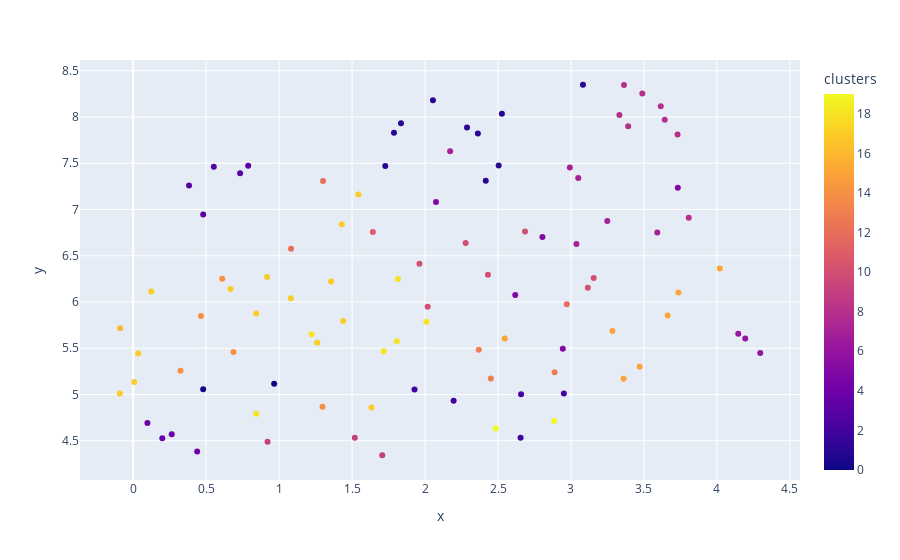

The code cell stored with this chart in its notebook:
### Code cell
from sklearn.decomposition import PCA
import matplotlib.pyplot as plt
import pandas as pd

#load encoded files
df = pd.read_parquet('df_2_clustered.parquet')

# pca = PCA(n_components=2, svd_solver='auto')
# pca_result = pca.fit_transform(df['text_vector_'].values.tolist())
# #display(df)

import umap

umap_embeddings = umap.UMAP(
    n_neighbors=22, 
    n_components=2, 
    metric='cosine'
).fit_transform(df['text_vector_'].values.tolist())

fig = plt.figure(figsize=(14, 8))
x = list(umap_embeddings[:,0])
y = list(umap_embeddings[:,1])
# x and y given as array_like objects

import plotly.express as px
fig = px.scatter(df, x=x, y=y, hover_name=df['Text'], color=df['clusters'])
fig.update_traces(textfont_size=22)
fig.show()

### Figure 1 — Plotly figure (JSON) as saved in the notebook; plotly's stock layout.template omitted (floating-point values rounded to 4 significant figures)
{"data": [{"hovertemplate": "<b>%{hovertext}</b><br><br>x=%{x}<br>y=%{y}<br>clusters=%{marker.color}<extra></extra>", "hovertext": ["COVID-19 vaccination is an important tool to help stop the pandemic.\r\nCDC recommends you get a COVID-19 vaccine as soon as you can.", "What You Need to Know\r\nCOVID-19 vaccines are available for everyone ages 5 years and older at no cost.\r\nVaccines were paid for with taxpayer dollars and will be given free of charge to all people living in the United States, regardless of insurance or immigration status. https://t.co/x2FE0Te79B", "North West rolls out COVID vaccines for five to 11 year-olds https://t.co/SNCoJisnak", "@JoeNBC Bring the attention to the part Republicans have played in the Covid pandemic. Vaccines have been available for one year. Biden can not make people take it thank you Supreme Court.Republicans own this!!", "GOP Lt. Gov. of Utah falsely suggests the Covid vaccine doesn’t work. I thought Covid disinformation wasn’t allowed, @TwitterSafety @TwitterSupport. https://t.co/DK8uElVyRN", "@eastrockpolitic First of all I’m not a Liberal - I’m a lifelong Conservative so you’re not as smart as you think. \r\nYour answer to vaccine mandates for schools is laughable. Same thing happens in the Military and it is to protect people, which is exactly what Covid vaccine mandates will do.", "UN-backed COVAX mechanism delivers its 1 billionth COVID-19 vaccine dose\r\nhttps://t.co/KMWlBjTg4B", "@MalcolmNance Do you think they fight for the front of the line to get covid vaccines now?", "Thrilled to see the work of @BarneyGrahamMD, a great scientist, mentor, and friend, that led to the #COVID vaccine featured @nytimes - he committed his life to saving so many lives through vaccines, and training the next generation to continue the work. https://t.co/W4mWFW3VBK https://t.co/P2soPzI0Z1", "\"She surely saw the irony in the fact that it was I, the vaccinated mask-wearer, rather than she, member of the resistance against both masks and vaccines, who had brought Covid to this place.\" Jamie Santa Cruz\r\nhttps://t.co/sCQtOFJrgr", "If I have natural immunity do I still need a COVID vaccine? Yes. \r\nhttps://t.co/Y74SigT5uJ", "Not isolating would spread covid infections, a mutant for every 2 persons infected. Vaccines are against covid-19, not mutants.  Fortunately, it’s effective against delta. The more mutants there are, the more difficult are covid-19 vaccines to stop mutants; needing a NEW vaccine. https://t.co/pqS1gz6xLk", "@eraqbjorn @johnsbig73 @Lija27 If myocarditis is a risk of both the vaccine &amp; virus guess which one I’d rather take my chances with for my kid?\r\n\r\nHe had no issues with either shot. His risk of complications from covid including myocarditis are greatly reduced.", "@Surfaqua @RestitutorOrien Ils nous préparent au virus #Marburg ,.soyez vigilant les personnes vaccinés, ils vous cibles en priorité car à cause des injections covid, il.est possible que vous ayez une diminution du système immunitaire", "@DigitalChick73 @yourcomradetony @POTUS I'm married to a medical researcher DR who lectures on this. \r\nCovid vaccines are all mRNA vaccines meaning do NOT have actual virus strain in them. They are immunity boosters to aid in fighting the virus, but you can still test+ as a carrier. 20X more deadly if unvaccinated.", "@KevinWyoming2 @KwaiChangCaine @Jessica45515948 @POTUS And I agree. I'm not fighting that.  What I AM fighting is these people who are screaming that Biden has not kept his promise to get COVID under control while screaming that they ain't getting the vaccine. Fine, they don't have to get it, but lay off Biden for not controlling it.", "@DanhoIsa @RealCandaceO That might be a good analogy.  I am 51 yrs old &amp; have been in 4 car accidents. (2major/2minor).  No air bag involved in any of them.  Survived them all.  You don't need an airbag to survive a car wreck.  You don't need a vaccine to survive Covid infection.", "Mom tested positive for covid got all 3 https://t.co/GPInqSTECc thanks vaccine 🤣🤯🤡", "@Tess112 @rbsralaw When   Biden became president he made Covid shots available to anyone who wants one.   Couldn’t get a shot under trump.  Anti vaxers are refusing the shot and refusing to wear masks.  They know that. Trump is playing the race card. Maybe now they will demand the vaccine.", "@NYSLabor Is there any jobs available I can work as in NYC that doesn’t require me for a Covid-19 vaccine (asking for a friend)", "@chelonien Oui il y avait sûrement des anti-vax dans le meeting et à coup sûr des anti pass sanitaire (moi &amp; triple vacciné☝🏼) et 100% de personnes qui pensent que la gestion de la crise COVID par Macron est calamiteuse. De là dire que JLM est anti-vax. Flemme 🥱", "@SeaShell00000 @Huntzee @Antipolitical_ @SuzanneWhitby5 @LiamFisherFez @VigilantFox Your bias prevents you from believing the ACTUAL facts &amp; instead distort what he said\r\n\r\nSome social media users claim the exec means the initial vax were “a failure” or that the vaccine does not protect against COVID. This is misleading, as his comments were specific about Omicron", "@KC40609600 @TipofSpear7 @molmccann Did you know that Covid-19 patients who are unvaccinated,  and contract Covid-19 are 4 at times higher risk at myocarditis? Far exceeds the vaccine risk.  Surely,  your research showed you this,  right?", "@RealCandaceO MAGAccusation shows confession once more. In case it wasn’t clear that they want us to die from COVID. \r\n\r\nPS if Candace wants to talk stats, let’s talk about the stats of vaccine side effects OR that 0.13% of 330M is less than our death toll\r\n\r\nOr how she hates old people", "@IExpressSports @shahidthejudge The French Sports Minister made those comments 7 January... The French Parliament approved tougher COVID vaccine restrictions yesterday that seemingly contradict her statements...\r\n\r\nhttps://t.co/QCs4lgvggt", "This is definitely my booster experience, with mine being on the more extreme side 😭 - \r\n\"Why are my lymph nodes swollen and sore after a Pfizer or Moderna COVID booster vaccine?\" https://t.co/VTGPTJ5IJH via @ABCaustralia", "@RyanAtRBM He’s done a lot of good things for australia. Sadly his views on covid and vaccines don’t align with our public health. Our government are shit for the way they have handled this whole event.", "#COVID #Covid_19 #vaccine #VaccinesWork #OmicronVariant #omicrom #BidenIsAFailure #CDC https://t.co/sPa5mZLpF7", "@HSchmerz7 @morningbrah Well the efficacy of the vaccines refers to preventing severe cases of COVID19, not transmissibility. And the less severe the case of covid, the less time a person is contagious and spreading the virus. The study states plainly that it was a limitation of their study, Thats good", "@janeruthsozo @jordanbpeterson @Ravarora1 I think the article @jordanbpeterson cited acknowledges that. The problem is the author claims that the vaccine is riskier than contracting COVID-19 for young males, which is not true. https://t.co/jsq2M7M76y", "For the record, got COVID last Saturday. By Wednesday, I was on the downslope of the illness. I guess all this vaccines from the Army kicked its arse...and of course, im vaxxed. 🙃😎", "@JoeBiden No I will never get the vaccine, I am 30 and healthy and ALREADY HAD COVID I WAS SICK FOR LIKE 3 DAYS. All that happened is I slept all day, oh the horror.", "@SenTedCruz Ted. Some of us would like the pandemic to be over.\r\n\r\nYou don't promote vaccines. You fight masks. \r\n\r\nIt feels a lot like your most important constituent is covid-19 instead of the people of Texas.", "I also found this podcast from last June about Dr. Kariko's role in developing the Covid vaccine fascinating and inspiring: https://t.co/w4V7QLSkt1 https://t.co/Djg0SyCQRE", "@POTUS Are you aware that literally zero religious exemptions have been approved in the US Air Force for our all volunteer force being forced to get COVID vaccines? A mandate is one thing but not allowing religious exceptions is unconstitutional.", "Science: \"Here's a vaccine specifically designed to help treat COVID and it's variants.\" \r\n\r\nDana White: \"Naw use these other things that may or may not work on it and take your chances.\" 🤦🏽♂️", "@eraqbjorn @johnsbig73 @Lija27 The myocarditis caused by the vaccines have been self limiting to a few days of rest at home &amp; generally resolves on its own. \r\n\r\nMyocarditis from covid is a different beast altogether. Often requires med intervention &amp; can result in long term damage.", "@calvinrobinson @NONONOEU Ok, fine, we’ll just specifically Zero in on Omicron-The Vaccine is not effective.\r\nNow that we’ve got that out the way, what variant are we now focusing on as the most prevalent of the Covid 19 variants? \r\n🧏🏽♂️Oh, Ok 👍🏽 thanks 🙏🏽 \r\nCarry on with what Vaccine mandates are targeting?", "Covid scientist are increasingly convinced the Omicron variant is acting as a natural vaccine for tens of millions of people around the world as most infected people have no or very mild symptoms, yet their bodies do produce full antibodies.\r\n\r\nhttps://t.co/FrtKIME7iz", "@richyonetwo @mattletiss7 It depends which science you are listening too, yes sure the scientists who are funded to push the vaccine will tell you its a good idea to take it. And everyone who I know who has had covid were fully vaccinated, all of my unjabbed friends have been completely fine. Just saying", "Supreme Court Upholds CMS COVID Vaccine Mandate https://t.co/ytI8zG4YCv | by @NJLlaw", "Why Does Rolling Stone Spread Misinformation About Covid and Vaccines?\r\n\"what was once an esteemed publication has sunk to smear tactics and become a mouthpiece for big pharma, and an enemy of open dialogue.\"\r\nPlease share on here and on other social media\r\nhttps://t.co/VRJN7VZFxm", "2 years in and they’re still trying to hide the origins of covid. What are they scared of? \r\n\r\n2 years in and everybody who has anybody who is not 100% pro vaccine is censored and banned. What are they scared of?", "@ScallyNancy Children have a greater risk of myocarditis from Covid than the vaccine. \r\n\r\nAbout 8 to 10 times higher risk. \r\n\r\nEven still its rare and typically resolves on its own.  \r\n\r\nhttps://t.co/w3l01pwccR", "MIT Research Scientist Says Kids Should Not Receive COVID Vaccines - I think it is “outrageous to be giving vaccines to young people because they have a very, very low risk of dying from COVID.” - Dr. Stephanie Seneff\r\nhttps://t.co/rDg3DNMbX9 via @BreitbartNews", "@LetsFishSmarter This is a really good discussion of the difficulties of predicting where covid is going and what vaccines do make for it: https://t.co/0q8LHXUZFP", "I am thinking about kids who will suffer from long Covid and possible heart attacks. \r\n\r\nDo the vaccine+booster really work? Like the virus is designed for the vaccine.", "Sì sicuramente. Storia già sentita. #Covid_19 #COVID #CovidVaccine #vaccinoobbligatorio #GreenpassObbligatorio #greenpass https://t.co/ipGe8q6MyZ", "Tomorrow at Dr. @alastanford Center for Health Equity (2001 W. Lehigh Ave.)!\r\n#CovidTesting #CovidVaccine #MLKDay  #phled https://t.co/aSMgwVgpKR", "@VolsBadaBings @Tennessee_Mojo Personally I’ve not had a vaccine. I’ve caught covid once with little side effects. My wife has been vaxxed and she’s caught it 3 separate times", "#Covid #Corona #Vaccine #Booster #Tsunami #Death\r\n\r\nhttps://t.co/ddJpGRzFsF", "“I have the vaccine and boosters but I still caught covid” 😂😂😂😂😂😂😂😂😂😂", "@Punchapalooza My 6 year old grandaughter has covid. Thank God she had the vaccine", "@pollockchas @FOX5Atlanta When my brother was hospitalized, the doctor then came to see him and said she would come to his house after he got out. At that time she would give him the covid vaccine. Sadly, my brother died in the hospital from Covid. I am vaxxed", "If you have a question about COVID-19 or the COVID-19 vaccine call the Aboriginal COVID info line on 1800 312 911. Open from 9am – 5pm, 7 days a week.\r\n\r\nYou can book your latest COVID-19 vaccine through your local ACCO, GP, pharmacist or state vaccination centre.\r\n\r\n#ProtectMob", "Supreme Court blocks Biden Covid vaccine mandate for businesses, allows health-care worker rule https://t.co/YmLVifaXEJ", "@SpeakOnIt9 Covid vaccine like flu vaccine mitigates illness from virus if a vaxed person contracts it.vaccinations protect overall community preventing virus from spreading/mutating to a more serious variant.Majority of fully vax won’t need therapeutics. Smokers pay more for health ins", "“Vaccine lessens your symptoms of covid” my uncles whole fam vaccinated and is doing horrible so fuck the vaccine.", "@lindaspatterson @dandinohill Experts? You mean charlatans like Dr. McCullough? Wherein episode 1747 he claims he loves vaccine so much he traveled to India to get extra vaccines, only to talk about how dangerous they are 30 minutes later? Or how one can't catch covid twice? Do you have any critical thinking?", "@AndrewAJH @PatsKarvelas Is there modelling for how schools opening might lead to another wave? What about boosters for teens? Vaccines for children? Air purifiers in every classroom (including secondary schools)...long COVID in kids and teens...", "@eraqbjorn @johnsbig73 @Lija27 I would care very about children suffering from blood clots &amp; myocarditis caused by vaccines IF they were caused by vaccines. \r\n\r\nBlood clots are a complication of covid. Omicron variant is more vascular in its effects.", "We vaccinate our kids to keep them safe and healthy from measles, mumps, rubella, polio, tetanus, diphtheria, etc. \r\n\r\nAdults get flu vaccines, tetanus, shingles, etc. \r\n\r\nThen a doofus &amp; his minions come along and politicize COVID vaccines that save lives. Is this patriotic?", "If this rampant capitalist profiteering or is the jury still out?\r\n\r\nYou take a vaccine for the flu and the likely hood is you won’t get it.\r\n\r\nYou take a vaccine for Covid, but you’ll still get infected.\r\n\r\n#auspol", "@SOFREP37167 @debimcq_debi @carolmswain @washingtonpost I never said there wasn’t staff out! I said, if you’ll pay attention, that only 1% is due to the vaccine mandate, which is negligible. There’s NOT enough clinical staff b/c of all  the non-vaxxed Covid patients; a problem with or without a mandate. Please read this again.", "Easy to read. Basics. \r\n\r\nHow Do We Know the COVID-19 Vaccine Won’t Have Long-Term Side Effects? https://t.co/LcM5FfglYb", "@Daphne999 @Francesco0996 Shhh go get your 5th booster! I just got covid that was my vaccine 😉 worst part was body aches! All back to normal now 😁", "@jordanbpeterson @Ravarora1 According to Reuters, studies showed myocarditis at a rate of 1 case out of every 23,800 individuals receiving Moderna vaccine, or about 42 cases per million. U.S. National Library of Medicine says its 450 per million for young males who contract COVID-19. https://t.co/6fQTGBdo5Q", "@th_arod @kaoconnor I am 68 years old with multiple comorbidities and got Covid. I am triple vaxxed and avoided the hospital and the morgue. Yes I thank the vaccine makers for not making covid a death sentence for me.", "@freak154267 @Sabrinabuizza @vpecresse @EmmanuelMacron @JLMelenchon Mais pourquoi vous préféreriez qu’ils soient vaccinés, puisque ça ne changerait rien sur la transmission du virus ? Et que de base, s’ils sont en bonne santé ils ne risquent rien qu’un nez qui coule ou un petit mal de tête avec ce Covid", "Never take investment advice from anyone who is afraid of both #COVID vaccines and nuclear power. Do trick them into gambling away their money.", "@AmutorM @MissAppB @CarmelSepuloni these is a random persons anecdote. myocarditis is significantly more likely after covid infection than any covid vaccination. the vaccine can cause myocarditis for the same reasons the virus can. it's a product of the immune response to covid-19.", "@finnegansmum @s_algorithm @TaylorEaland @badvaers You didn't cite that the risk was higher from vaccines than from Covid. Does your article say that?", "AP FACT CHECK: Trump seeds race animus with COVID falsehood\r\nThe former president made false and racist claims that white people were being denied the vaccine due to their race.\r\nTrump is Racist bigot. \r\n\r\nhttps://t.co/DlcAUNtwjC https://t.co/DIL4RGzXJt", "Adult-onset Still's Disease after BNT162b2 mRNA COVID-19 Vaccine.\r\n\r\n36 year old female- Pfizer BNT162B2/TOZINAMERAN \r\n\r\nhttps://t.co/shGEhTf9xy", "@e_galv you can look at numbers. With each strain vaccines have been less and less effective at letting you catch Covid. But what's been consistent is hospitalizations and deaths among vaccinated. Less for sure but still much less than unvaccinated", "@worth_ask @Jacob_Frey @MayorCarter @GovTimWalz If @Jacob_Frey and @MayorCarter were actually trying to reduce the spread of covid, then their vaccine mandate would be a puzzling choice. But reducing covid is not their goal.\r\n\r\nMaking citizens have passports is the goal, and covid is just a way to pretend there is a reason.", "@DarrenWalsh27 @CiaranK03397846 @daveirl I only know what's going on in UK hospitals. I'm explaining that what I know is compatible with what you're telling me about Irish hospitals, particularly when \"incidental COVID\" includes \"COVID aggravating the primary complaint, also prevented by COVID vaccines\".", "@_LawyerByDay_ Assuming the vaccine performs as intended/promised...which in COVID case has been a moving target and government has lied to the people from day 1", "@zeetubes @sammy44231 @mcfunny @DeckardJodi @ogilville1 @doritmi @SallyJiggles @SeamusMacSuibh1 @Willard1951 @richykirsh @JonathanHannah @tomsirolimus @kath2cats @PLHartungRN @skepticalprune @Fannyi5 @jallen1315 @45Kerri @BtotheC67 @JimeeLiberty @provaxtexan @volpiranyas @bibbydebob @doom37455413 @SkepticalMutant @raouldukeerik @J_EmpyreanGoals @TonyBaduy @MdRisette @andylumm @GotAntibods @IdunsDaughter @Alphae1978 @AbsoluteGnosis @MatthewNewell67 @ecoB85 @paco7320 @MeddlinMegs @RedSoxMVP @hubie_greiner @prog_r0k @DatGnarlyOldGuy @SergioVengeance @JRJHealey @_DrCJM_ @Awithonelison @sailor_man_dan @Monstercoyliar @tenebra99 @swedishchf \"is that death rates are up 40% over what they were pre-pandemic\"\r\n\r\nSo the deaths are from\r\n\r\n(1) the covid pandemic [my explanation]\r\n(2) the lockdowns [Zee]\r\n(3) the vaccine introduced a year+ into the pandemic [Zee]\r\n(4) Sith Force Chokeholds.", "Sup,local cluster! Eating eggtarts is a essential routine of daily lives in order to not go crazy during covid time, My owner once told me a story:  Sam, who is a  doctor, they  recognised the source of the outbreak, and they  invented the vaccine", "Pinker discusses how a species that developed vaccines for Covid 19 in less than a year produces so much fake news, medical quackery, and conspiracy. Listen to this engaging book to better understand how to be more rational.\r\n\r\n\r\nRationality: What It Is… https://t.co/vshFEeutY8 https://t.co/mmAxgb6nK1", "@DeckardJodi @zeetubes @kath2cats @richykirsh @AndrewLazarus4 @ogilville1 @doritmi @sammy44231 @SallyJiggles @SeamusMacSuibh1 @Willard1951 @JonathanHannah @tomsirolimus @PLHartungRN @skepticalprune @Fannyi5 @jallen1315 @45Kerri @mcfunny @BtotheC67 @JimeeLiberty @provaxtexan @volpiranyas @bibbydebob @doom37455413 @SkepticalMutant @raouldukeerik @J_EmpyreanGoals @TonyBaduy @MdRisette @andylumm @GotAntibods @IdunsDaughter @Alphae1978 @AbsoluteGnosis @MatthewNewell67 @ecoB85 @paco7320 @MeddlinMegs @RedSoxMVP @hubie_greiner @prog_r0k @DatGnarlyOldGuy @SergioVengeance @JRJHealey @_DrCJM_ @Awithonelison @sailor_man_dan @tenebra99 @swedishchf Thalidomide huh.\r\n\r\nWhat a completely wrong, pointless, silly analogy.\r\n\r\nThalidomide is WHY we have trials and supervision systems. The ones that have worked for Covid-19 vaccines &amp; demonstrated them (particularly the mRNA vaccines) to be incredibly safe. \r\n\r\nPlease try learning.", "@HSchmerz7 @morningbrah We also know don’t know the full risk of contracting COVID19 but most research indicates that the long term risk from catching COVID is higher than from the vaccine.", "BCG, HEP B both mandatory prior to NHS employment. Why are staff really so disgruntled about the covid vaccine? 🤷♂️ https://t.co/p1ziSXezzH", "@P_McCulloughMD how can I help my 22 yo daughter avoid taking a booster required by her university? She had covid last April between her two required vaccines and then again the first of this January.", "\"the past month has shown us we cannot live with unmitigated Covid-19. Vaccinations will not be enough. We need a ventilation 7 vaccine-plus strategy to avoid the disruptive epidemic cycle, to protect health &amp; economy, &amp; to regain a semblance of the life we all want\" Contrast⬇️ https://t.co/28ej1Ccwyr https://t.co/k640X29GNg", "Halting Progress and Happy Accidents: How mRNA Vaccines Were Made. The Covid vaccines manufactured by Pfizer-BioNTech and Moderna drew upon long-buried discoveries made in the hopes of ending past epidemics. Fascinating piece by @ginakolata @benjmueller https://t.co/OgUAQsXKup", "January 10, 2022\r\nCDC Director Rochelle Walensky said that #CovidVaccine is not effective at preventing transmission of the virus.\r\n\r\n#sundayvibes https://t.co/f8W7pHoK96 https://t.co/3EBQQ10SLx", "Three year old separated from her family over covid vaccine disagreement. https://t.co/ds9Q1pSMUr", "Three year old separated from her family over covid vaccine disagreement. https://t.co/vHUdzvL8JU", "Three year old separated from her family over covid vaccine disagreement. https://t.co/54nk50ABRU", "@nazirafzal @UkTruth2020 Heyup, is she talking about the PM? The one that thinks a week in hiding, will fool us all? The same one who's \"family member\" has Covid.? The same one who partied before we had a vaccine, he was that worried about Covid?", "I gotta say, I'm a little impressed that we're now busting out Marburg as part of the nonsense about COVID vaccines. That means they had to have spent at least more than 45 min on that Google phd https://t.co/N5s1cgb7iA", "@TelGlobalHealth @devisridhar Mate get fucked, vaccinated people are still getting covid because the vaccine doesn't work. The unvaccinated aren't the problem, they make their choice because they are free to think and make their own decisions and not follow the majority... Geor Orwe 1984 on steroids is coming", "there are more people with white nike air force 1s than the Covid-19 vaccine", "@RiskManager16 @peatmoss99 @thomasg_grizzle I asked you to justify your stance and you can't even rub two brain cells together and put forth an half-original thought?  I ask again, how is a a post about COVID VACCINE MANDATES not about the VACCINE???", "@iomega76 @veroniquegenest @LCI @BFMTV Pas de chance j'ai eu le Covid le 10 janvier j'ai eu mal à la tête et des courbatures 2 jours. Ma femme double vacciné et resté au lit 6 jours. J'ai vu merci au revoir", "Vaccines Not Durable, Omicron Might Turn COVID-19 Endemic: Bill Gates\r\nhttps://t.co/fpQywRqCY3", "Why are vaxed folk still acting as though unvaxed folk are a threat to them when the vaccines do not protect you from catching or transmitting this particular variant of Covid. EVERYONE will be exposed to Omicron, can we stop treating people like shit now and get on with it?", "it the time of globalist peace\r\nweapons will not be sold...\r\n\r\ndrugs and vasccines will\r\n\r\nthe new F15 is the #CovidVaccine"], "legendgroup": "", "marker": {"color": [1, 7, 15, 4, 18, 17, 2, 17, 2, 17, 5, 1, 8, 3, 1, 17, 10, 15, 14, 12, 3, 0, 8, 14, 3, 8, 9, 13, 1, 1, 7, 7, 9, 19, 4, 18, 8, 5, 5, 1, 4, 14, 14, 8, 10, 15, 1, 13, 15, 7, 13, 10, 15, 10, 15, 4, 1, 10, 18, 11, 8, 16, 17, 12, 10, 7, 8, 7, 3, 17, 8, 17, 0, 5, 1, 17, 12, 17, 17, 5, 18, 10, 1, 14, 15, 2, 2, 18, 6, 6, 6, 9, 19, 17, 18, 17, 3, 2, 17, 17], "coloraxis": "coloraxis", "symbol": "circle"}, "mode": "markers", "name": "", "orientation": "v", "showlegend": false, "textfont": {"size": 22}, "type": "scatter", "x": [2.288, 2.172, 3.471, 0.2641, 0.8434, -0.09212, 2.951, 1.08, 2.655, 1.633, 2.804, 2.054, 3.363, 0.7881, 2.362, 0.007481, 2.685, 3.736, 0.3243, 2.971, 0.3827, 0.9659, 3.392, 1.298, 0.4798, 3.807, 1.707, 2.888, 1.787, 2.416, 3.249, 2.992, 0.9207, 2.484, 0.09757, 1.806, 3.489, 2.075, 2.618, 2.527, 0.4384, 0.6872, 0.4647, 3.73, 2.018, 2.546, 3.082, 2.369, 3.36, 3.05, 2.451, 3.155, 3.662, 3.115, 3.284, 0.1994, 1.835, 2.431, 2.01, 1.642, 3.332, -0.08879, 0.8431, 1.082, 2.278, 3.591, 3.642, 3.038, 0.7327, 1.439, 3.615, 1.543, 0.4795, 3.732, 1.727, 0.124, 1.301, 1.356, 1.429, 2.944, 1.717, 1.962, 2.504, 0.6096, 4.02, 1.928, 2.658, 1.815, 4.297, 4.194, 4.146, 1.519, 2.885, 0.917, 1.222, 0.03474, 0.5524, 2.196, 0.6669, 1.261], "xaxis": "x", "y": [7.887, 7.63, 5.299, 4.569, 4.793, 5.012, 5.009, 6.041, 4.532, 4.861, 6.701, 8.181, 8.347, 7.473, 7.822, 5.136, 6.761, 6.101, 5.256, 5.975, 7.259, 5.117, 7.901, 4.867, 6.946, 6.91, 4.343, 5.241, 7.828, 7.312, 6.875, 7.455, 4.489, 4.634, 4.692, 5.576, 8.254, 7.081, 6.075, 8.036, 4.383, 5.46, 5.849, 7.81, 5.948, 5.605, 8.349, 5.484, 5.171, 7.341, 5.172, 6.259, 5.854, 6.155, 5.687, 4.527, 7.932, 6.294, 5.787, 6.758, 8.021, 5.717, 5.875, 6.575, 6.638, 6.75, 7.971, 6.628, 7.391, 5.794, 8.115, 7.161, 5.057, 7.236, 7.471, 6.114, 7.308, 6.221, 6.84, 5.494, 5.468, 6.413, 7.476, 6.251, 6.361, 5.053, 5.002, 6.248, 5.45, 5.606, 5.656, 4.533, 4.714, 6.271, 5.651, 5.443, 7.462, 4.933, 6.139, 5.558], "yaxis": "y"}], "layout": {"coloraxis": {"colorbar": {"title": {"text": "clusters"}}, "colorscale": [[0, "#0d0887"], [0.1111, "#46039f"], [0.2222, "#7201a8"], [0.3333, "#9c179e"], [0.4444, "#bd3786"], [0.5556, "#d8576b"], [0.6667, "#ed7953"], [0.7778, "#fb9f3a"], [0.8889, "#fdca26"], [1, "#f0f921"]]}, "legend": {"tracegroupgap": 0}, "margin": {"t": 60}, "xaxis": {"anchor": "y", "domain": [0, 1], "title": {"text": "x"}}, "yaxis": {"anchor": "x", "domain": [0, 1], "title": {"text": "y"}}}}
